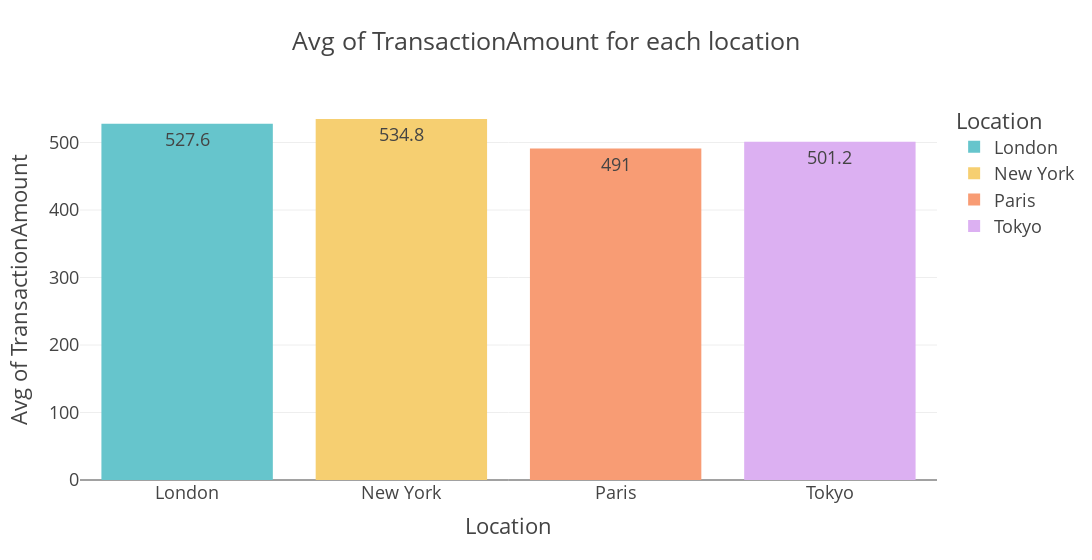

The code cell stored with this chart in its notebook:
### Code cell
dff=df.groupby("Location").aggregate({"TransactionAmount":np.mean}).reset_index().rename(columns={"TransactionAmount":"Avg_of_TransactionAmount"})
fig=px.bar(data_frame=dff,
          x="Location",
          y="Avg_of_TransactionAmount",
          color="Location",
          color_discrete_sequence=px.colors.qualitative.Pastel,
          title="Avg of TransactionAmount for each location",
          width=1400,
          text="Avg_of_TransactionAmount",
          template="presentation",
          labels={"Avg_of_TransactionAmount":"Avg of TransactionAmount"})
fig.update_layout(showlegend=True)
fig.update_traces(texttemplate="%{text:0.4}")
display(dff)
fig.show()

### Figure 1 — Plotly figure (JSON) as saved in the notebook; plotly's stock layout.template omitted (floating-point values rounded to 4 significant figures)
{"data": [{"alignmentgroup": "True", "hovertemplate": "Location=%{x}<br>Avg of TransactionAmount=%{text}<extra></extra>", "legendgroup": "London", "marker": {"color": "rgb(102, 197, 204)", "pattern": {"shape": ""}}, "name": "London", "offsetgroup": "London", "orientation": "v", "showlegend": true, "text": [527.6], "textposition": "auto", "texttemplate": "%{text:0.4}", "type": "bar", "x": ["London"], "xaxis": "x", "y": [527.6], "yaxis": "y"}, {"alignmentgroup": "True", "hovertemplate": "Location=%{x}<br>Avg of TransactionAmount=%{text}<extra></extra>", "legendgroup": "New York", "marker": {"color": "rgb(246, 207, 113)", "pattern": {"shape": ""}}, "name": "New York", "offsetgroup": "New York", "orientation": "v", "showlegend": true, "text": [534.8], "textposition": "auto", "texttemplate": "%{text:0.4}", "type": "bar", "x": ["New York"], "xaxis": "x", "y": [534.8], "yaxis": "y"}, {"alignmentgroup": "True", "hovertemplate": "Location=%{x}<br>Avg of TransactionAmount=%{text}<extra></extra>", "legendgroup": "Paris", "marker": {"color": "rgb(248, 156, 116)", "pattern": {"shape": ""}}, "name": "Paris", "offsetgroup": "Paris", "orientation": "v", "showlegend": true, "text": [491.0], "textposition": "auto", "texttemplate": "%{text:0.4}", "type": "bar", "x": ["Paris"], "xaxis": "x", "y": [491.0], "yaxis": "y"}, {"alignmentgroup": "True", "hovertemplate": "Location=%{x}<br>Avg of TransactionAmount=%{text}<extra></extra>", "legendgroup": "Tokyo", "marker": {"color": "rgb(220, 176, 242)", "pattern": {"shape": ""}}, "name": "Tokyo", "offsetgroup": "Tokyo", "orientation": "v", "showlegend": true, "text": [501.2], "textposition": "auto", "texttemplate": "%{text:0.4}", "type": "bar", "x": ["Tokyo"], "xaxis": "x", "y": [501.2], "yaxis": "y"}], "layout": {"barmode": "relative", "legend": {"title": {"text": "Location"}, "tracegroupgap": 0}, "showlegend": true, "title": {"text": "Avg of TransactionAmount for each location"}, "width": 1400, "xaxis": {"anchor": "y", "categoryarray": ["London", "New York", "Paris", "Tokyo"], "categoryorder": "array", "domain": [0, 1], "title": {"text": "Location"}}, "yaxis": {"anchor": "x", "domain": [0, 1], "title": {"text": "Avg of TransactionAmount"}}}}
